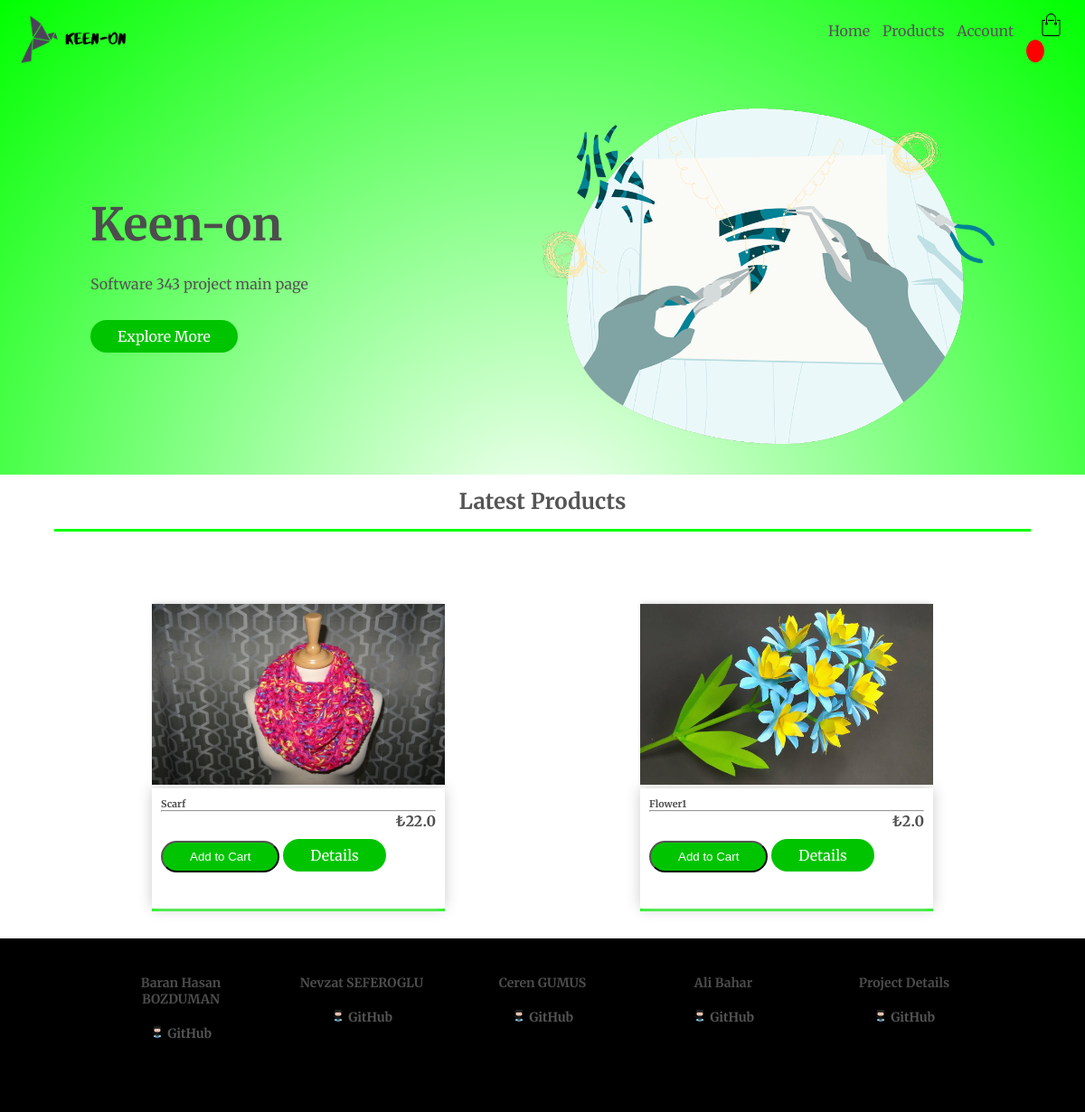
/, run on an earlier commit of the app's database.
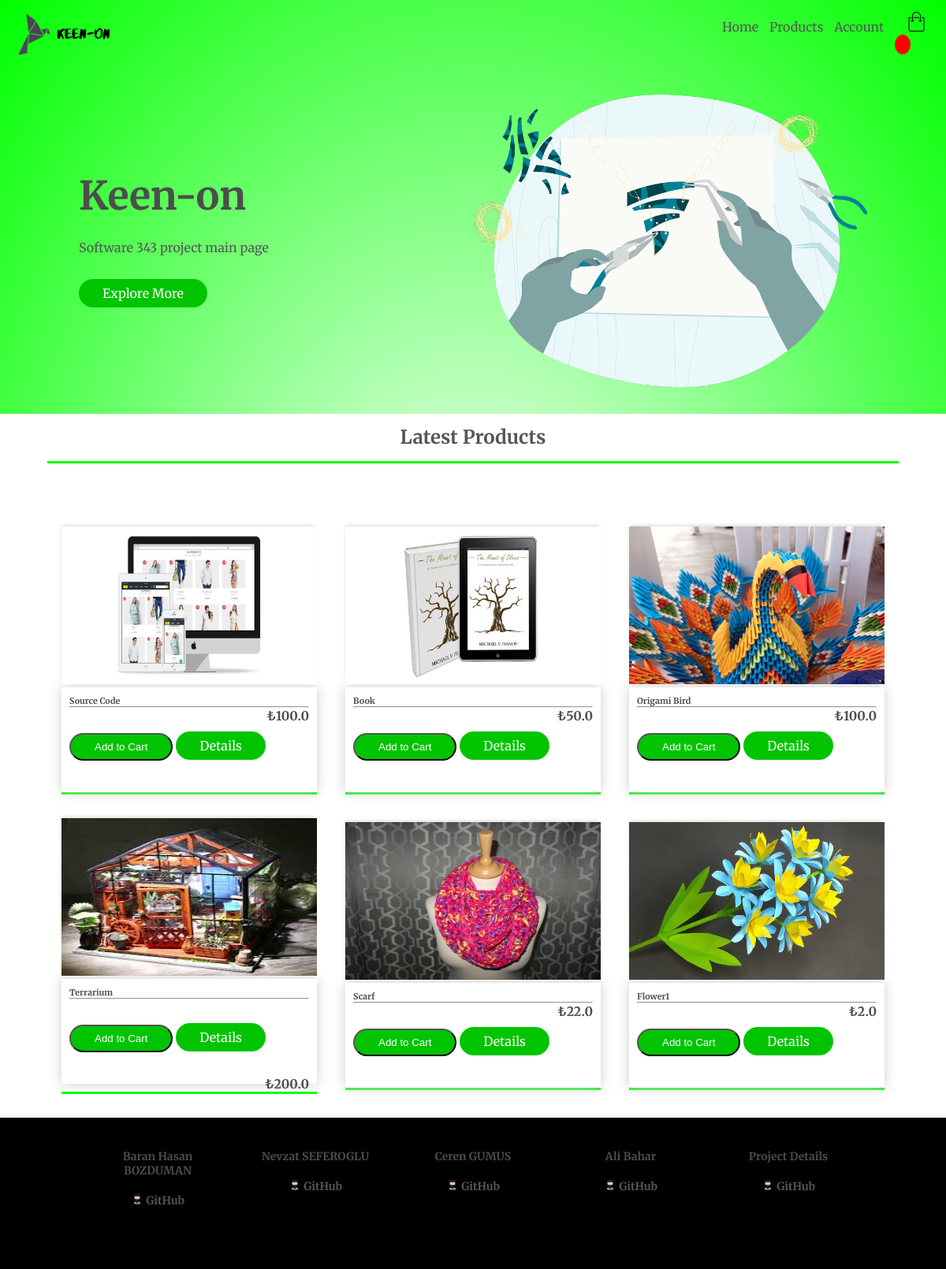
And on a later commit of the database.
### store/models.py (models this page shows, shortened)
class Product(models.Model):
	id = models.AutoField
	customer = models.ForeignKey(Customer, on_delete=models.CASCADE, null=True, blank=True, related_name="product_c")
	name = models.CharField(max_length=200, null=True)
	price= models.FloatField()
	digital = models.BooleanField(default=False, null=True, blank=False)
	image = models.ImageField(null=True, blank=True)
	quantity = models.IntegerField(default=0, null=True, blank=True)
	description =models.CharField(default="default", max_length=200, null=False)
	@property
	def imageURL(self):
		try:
			url = self.image.url
		except:
			url = ''
		return url

### store/views.py (the view)
def home(request):
	products = Product.objects.all().order_by('-id')[:6]
	context = {'products':products}
	return render(request, 'store/index.html', context)

### store/templates/store/index.html (shortened to what this page needs)
<!DOCTYPE html>
{% extends 'store/base.html' %}
{% load static %}
{% block forHead %}
    <link rel="stylesheet" type="text/css" href="https://stackpath.bootstrapcdn.com/font-awesome/4.7.0/css/font-awesome.min.css">
    <link rel="stylesheet" type="text/css" href="{% static 'css/style.css' %}">
    <link rel="stylesheet" type="text/css" href="{% static 'css/navbar.css' %}">
{% endblock %}
{% block content %}
<div class="container">
	{% include "store/navbar.html" %}
	<div class="row">
		<div class="col-2">
			<h1>Keen-on</h1>
			<p> Software 343 project main page</p>
			<a href="https://github.com/SoftEngProjects-RapidSoft/Keen-On" class="btn" target="blank">Explore More</a>
		</div>
		<div class="col-2">
			<img src="{% static 'images/mainpage.png' %}">
		</div>
	</div>
</div>
<div class="small-container">
	<h2 class="title">Latest Products </h2>
	<div class="row">
		{% for product in products %}
		<div class="col-3">
			<img class="thumbnail" src="{{product.imageURL}}">
			<div class="box-element product">
				<h6><strong>{{product.name}}</strong></h6>
				<hr>
				<button data-product="{{product.id}}" data-action="add" class="btn btn-outline-secondary add-btn update-cart">Add to Cart</button>
				<a  data-product="{{product.id}}" class="btn btn-success" href="{% url 'product_details' product.id %}">Details</a>
				<h4 style="display: inline-block; float: right"><strong> ₺{{product.price}}</strong></h4>
			</div>
		</div>
		{% endfor %}
	</div>
</div>
<div class="footer">
	<div class="row">
		<div class="col-5">
			<ul>
				<li><h4>Baran Hasan BOZDUMAN</h4></li>
				<li><h4>
					<div class="img_link">
						<a href="https://github.com/bhbduman" target="blank">
							<img src="{% static 'images/GitHub.png' %}">
							GitHub
						</a><br>
					</div>
				</h4></li>
			</ul>
		</div>
		<div class="col-5">
			<ul>
				<li><h4>Nevzat SEFEROGLU</h4></li>
				<li><h4>
					<a href="https://github.com/nevzatseferoglu" target="blank">
						<div class="img_link">
							<img src="{% static 'images/GitHub.png' %}">
							GitHub
						</div>
					</a><br>
				</h4></li>
			</ul>
		</div>
		<div class="col-5">
			<ul>
				<li><h4>Ceren GUMUS</h4></li>
				<li><h4>
					<a href="https://github.com/cerengumus" target="blank">
						<div class="img_link">
							<img src="{% static 'images/GitHub.png' %}">
							GitHub
						</div>
					</a><br>
				</h4></li>
			</ul>
		</div>
		<div class="col-5">
			<ul>
				<li><h4>Ali Bahar</h4></li>
				<li><h4>
					<a href="https://github.com/alibhr" target="blank">
						<div class="img_link">
							<img src="{% static 'images/GitHub.png' %}">
							GitHub
						</div>
					</a><br>
				</h4></li>
			</ul>
		</div>
		<div class="col-5">
			<ul>
				<li><h4>Project Details</h4></li>
				<li><h4>
					<a href="https://github.com/SoftEngProjects-RapidSoft/Keen-On" target="blank">
						<div class="img_link">
							<img src="{% static 'images/GitHub.png' %}">
							GitHub
						</div>
					</a><br>
				</h4></li>
			</ul>
		</div>
	</div>
</div>
{% endblock %}

What changed in the data, as far as the page shows it:
added Product: imageURL (picture), name "Source Code", price "100.0"
added Product: imageURL (picture), name "Book", price "50.0"
added Product: imageURL (picture), name "Origami Bird", price "100.0"
added Product: imageURL (picture), name "Terrarium", price "200.0"
